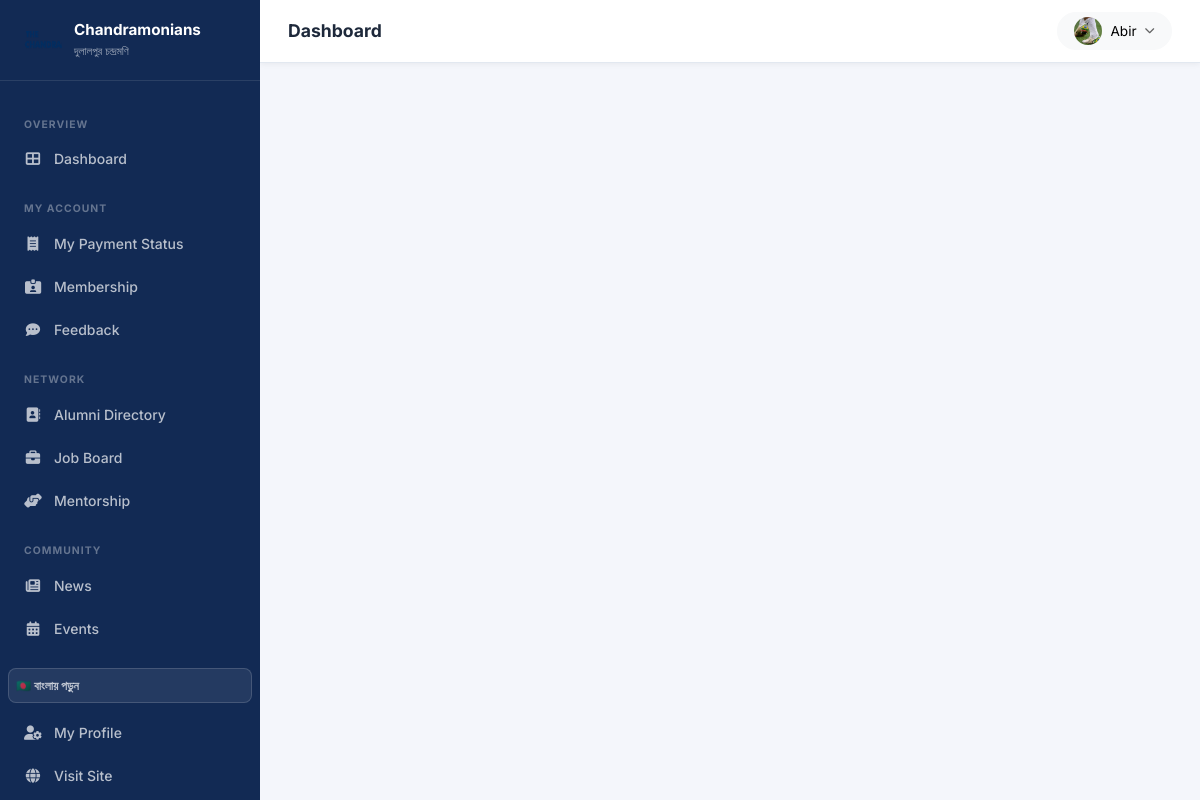
The page /Alumni/SendFeedback (signed in) on the database its author committed.
### app/models.py (models this page shows, shortened)
class CustomUser(AbstractUser):
    USER_TYPE_CHOICES = (
        ('1', 'HOD'),
        ('2', 'Staff'),
        ('3', 'Alumni'),
        ('4', 'Student'),
    )
    email = models.EmailField(unique=True)
    user_type = models.CharField(choices=USER_TYPE_CHOICES, max_length=10, default='4')
    profile_pic = models.ImageField(upload_to='media/profile_pic', blank=True, null=True)
    USERNAME_FIELD = 'email'
    REQUIRED_FIELDS = ['username']

### webapp/Alumni_Views.py (the view, shortened to what this page needs)
# urls.py: path('Alumni/SendFeedback', Alumni_Views.saveFeedback, name='save_feedback'),
@login_required(login_url='/login')
def saveFeedback(request):
    return render(request, 'Alumni/save_feedback.html')

### templates/Alumni/save_feedback.html (shortened to what this page needs)
{% extends 'base.html' %}

### templates/base.html (shortened to what this page needs)
<!DOCTYPE html>
{% load static i18n %}
<html lang="en">
<head>
  <link rel="stylesheet" href="https://cdn.jsdelivr.net/npm/bootstrap@5.3.2/dist/css/bootstrap.min.css">
  <link rel="stylesheet" href="https://cdnjs.cloudflare.com/ajax/libs/font-awesome/6.5.0/css/all.min.css">
  <link rel="stylesheet" href="https://cdn.datatables.net/1.13.7/css/dataTables.bootstrap5.min.css">
  <link rel="stylesheet" href="{% static 'assets/css/chandramonians.css' %}">
</head>
<body>
<div class="dash-wrapper">
  {% include 'partials/sidebar.html' %}
  <div class="dash-main">
    <div class="dash-topbar">
      <h1 class="page-title">{% block page_title %}Dashboard{% endblock %}</h1>
      <div class="topbar-actions">
        <div class="dropdown">
          <button class="btn btn-sm btn-light d-flex align-items-center gap-2 rounded-pill px-3" data-bs-toggle="dropdown">
            {% if user.profile_pic %}
              <img src="{{ user.profile_pic.url }}" class="rounded-circle" width="28" height="28" style="object-fit:cover;" alt="">
            {% else %}
              <span class="d-flex align-items-center justify-content-center rounded-circle bg-primary text-white" style="width:28px;height:28px;font-size:.75rem;font-weight:700;flex-shrink:0;">
                {{ user.first_name|first|upper }}{{ user.last_name|first|upper }}
              </span>
            {% endif %}
            <span class="d-none d-md-inline fw-600" style="font-size:.85rem;">{{ user.first_name }}</span>
            <i class="fas fa-chevron-down" style="font-size:.65rem;opacity:.6;"></i>
          </button>
        </div>
      </div>
    </div>
    <div class="dash-content">
    </div>
  </div>
</div>
</body>
</html>

### static/assets/css/chandramonians.css (style rules this page uses)
:root { --primary: #1a3a6e; --primary-dark: #122a54; --primary-light: #2952a3; --primary-pale: #eef2fb; --accent: #e9a800; --accent-dark: #c78f00; --accent-pale: #fff8e1; --success: #16a34a; --danger: #dc2626; --warning: #d97706; --bg: #f4f6fb; --card-bg: #ffffff; --border: #e2e8f0; --text: #1e293b; --text-muted: #64748b; --radius: 14px; --radius-sm: 8px; --shadow: 0 2px 12px rgba(30,58,110,.08); --shadow-md: 0 8px 30px rgba(30,58,110,.12); --shadow-lg: 0 20px 60px rgba(30,58,110,.18); --transition: all .22s ease; }
*, *::before, *::after { box-sizing: border-box; }
html { scroll-behavior: smooth; }
body { font-family: 'Inter', -apple-system, BlinkMacSystemFont, 'Segoe UI', sans-serif; background: var(--bg); color: var(--text); line-height: 1.6; }
img { max-width: 100%; }
.dash-wrapper { display: flex; min-height: 100vh; }
.dash-main { margin-left: 260px; flex: 1; display: flex; flex-direction: column; }
.dash-topbar { background: #fff; border-bottom: 1px solid var(--border); padding: .75rem 1.75rem; display: flex; align-items: center; gap: 1rem; position: sticky; top: 0; z-index: 1010; box-shadow: 0 1px 6px rgba(0,0,0,.06); }
.dash-topbar .page-title { font-size: 1.1rem; font-weight: 700; color: var(--text); margin: 0; }
.dash-topbar .topbar-actions { margin-left: auto; display: flex; align-items: center; gap: .75rem; }
.dash-content { padding: 1.75rem; flex: 1; }

### rows shown on the page
CustomUser: profile_pic (picture), first_name "Abir"
